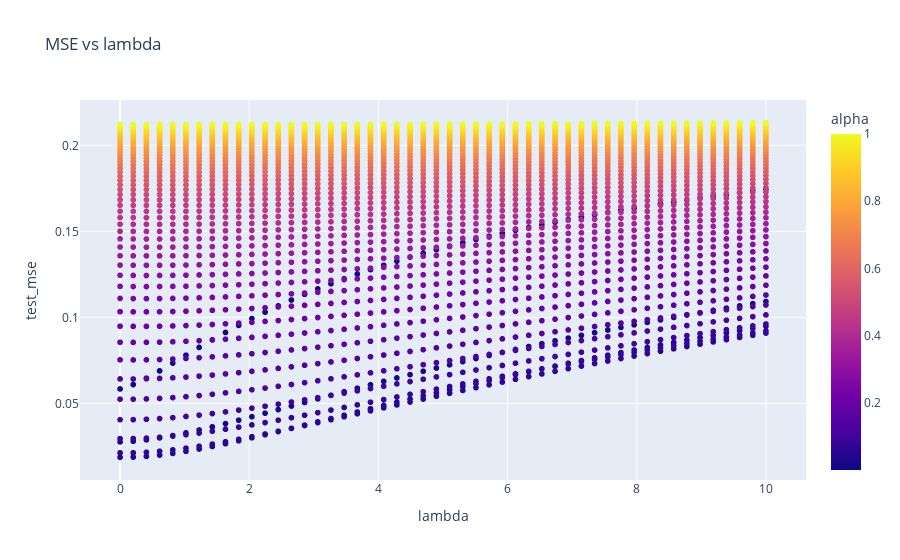

Notebook code cell kept with this figure:
### Code cell
df_reg = data[25,32]
fig = px.scatter(df_reg, x="lambda", y="test_mse", color="alpha", title="MSE vs lambda")
fig.show()

### Figure 1 — Plotly figure (JSON) as saved in the notebook; plotly's stock layout.template omitted (floating-point values rounded to 4 significant figures; data arrays with more than 128 entries replaced by an {"elided": "..."} marker saying what was removed)
{"data": [{"hovertemplate": "lambda=%{x}<br>test_mse=%{y}<br>alpha=%{marker.color}<extra></extra>", "legendgroup": "", "marker": {"color": {"elided": "2500 float values"}, "coloraxis": "coloraxis", "symbol": "circle"}, "mode": "markers", "name": "", "showlegend": false, "type": "scattergl", "x": {"elided": "2500 float values"}, "xaxis": "x", "y": {"elided": "2500 float values"}, "yaxis": "y"}], "layout": {"coloraxis": {"colorbar": {"title": {"text": "alpha"}}, "colorscale": [[0, "#0d0887"], [0.1111, "#46039f"], [0.2222, "#7201a8"], [0.3333, "#9c179e"], [0.4444, "#bd3786"], [0.5556, "#d8576b"], [0.6667, "#ed7953"], [0.7778, "#fb9f3a"], [0.8889, "#fdca26"], [1, "#f0f921"]]}, "legend": {"tracegroupgap": 0}, "title": {"text": "MSE vs lambda"}, "xaxis": {"anchor": "y", "domain": [0, 1], "title": {"text": "lambda"}}, "yaxis": {"anchor": "x", "domain": [0, 1], "title": {"text": "test_mse"}}}}
